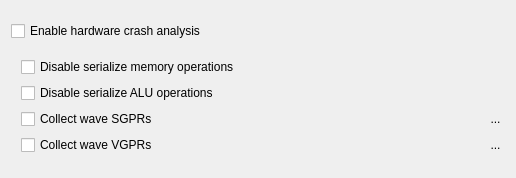
<?xml version="1.0" encoding="UTF-8"?>
<ui version="4.0">
 <class>CrashAnalysisEnhancedCrash</class>
 <widget class="QWidget" name="CrashAnalysisEnhancedCrash">
  <property name="geometry">
   <rect>
    <x>0</x>
    <y>0</y>
    <width>516</width>
    <height>178</height>
   </rect>
  </property>
  <property name="sizePolicy">
   <sizepolicy hsizetype="MinimumExpanding" vsizetype="Fixed">
    <horstretch>0</horstretch>
    <verstretch>0</verstretch>
   </sizepolicy>
  </property>
  <property name="windowTitle">
   <string>Form</string>
  </property>
  <layout class="QVBoxLayout" name="verticalLayout">
   <item>
    <layout class="QHBoxLayout" name="horizontalLayout_2" stretch="0,0">
     <item>
      <widget class="QCheckBox" name="enable_enhanced_crash">
       <property name="text">
        <string>Enable hardware crash analysis</string>
       </property>
      </widget>
     </item>
     <item>
      <widget class="QToolButton" name="enable_enhanced_crash_info_icon">
       <property name="enabled">
        <bool>true</bool>
       </property>
       <property name="sizePolicy">
        <sizepolicy hsizetype="Fixed" vsizetype="Fixed">
         <horstretch>0</horstretch>
         <verstretch>0</verstretch>
        </sizepolicy>
       </property>
       <property name="focusPolicy">
        <enum>Qt::FocusPolicy::NoFocus</enum>
       </property>
       <property name="toolTip">
        <string>&lt;html&gt;&lt;head/&gt;&lt;body&gt;&lt;p&gt;If checked, crash analysis will use more aggressive techniques that provide additional information about the crash and can improve analysis accuracy. This option may result in a more noticeable impact to performance.&lt;/p&gt;&lt;/body&gt;&lt;/html&gt;</string>
       </property>
       <property name="styleSheet">
        <string notr="true">QToolButton { border: none; }</string>
       </property>
       <property name="text">
        <string/>
       </property>
       <property name="icon">
        <iconset resource="../../../../frontend/resources.qrc">
         <normaloff>:/information-circle.svg</normaloff>:/information-circle.svg</iconset>
       </property>
      </widget>
     </item>
    </layout>
   </item>
   <item>
    <layout class="QVBoxLayout" name="verticalLayout_2">
     <property name="leftMargin">
      <number>10</number>
     </property>
     <item>
      <widget class="QCheckBox" name="disable_serialize_mem_ops">
       <property name="text">
        <string>Disable serialize memory operations</string>
       </property>
      </widget>
     </item>
     <item>
      <widget class="QCheckBox" name="disable_serialize_alu_ops">
       <property name="text">
        <string>Disable serialize ALU operations</string>
       </property>
      </widget>
     </item>
     <item>
      <layout class="QHBoxLayout" name="horizontalLayout_4">
       <property name="spacing">
        <number>6</number>
       </property>
       <item>
        <widget class="QCheckBox" name="collect_sgpr_checkbox">
         <property name="enabled">
          <bool>true</bool>
         </property>
         <property name="text">
          <string>Collect wave SGPRs</string>
         </property>
        </widget>
       </item>
       <item>
        <widget class="QToolButton" name="collection_sgpr_info">
         <property name="toolTip">
          <string>&lt;html&gt;&lt;head/&gt;&lt;body&gt;&lt;p&gt;If enabled, the SGPRs will be collected at the point of the GPU crash for all in-flight waves. This will significantly increase the size of the .rgd crash dump file.&lt;/p&gt;&lt;/body&gt;&lt;/html&gt;</string>
         </property>
         <property name="styleSheet">
          <string notr="true">QToolButton { border: none; }</string>
         </property>
         <property name="text">
          <string>...</string>
         </property>
         <property name="icon">
          <iconset resource="../../../../frontend/resources.qrc">
           <normaloff>:/information-circle.svg</normaloff>:/information-circle.svg</iconset>
         </property>
        </widget>
       </item>
      </layout>
     </item>
     <item>
      <layout class="QHBoxLayout" name="horizontalLayout_5">
       <property name="spacing">
        <number>6</number>
       </property>
       <item>
        <widget class="QCheckBox" name="collect_vgpr_checkbox">
         <property name="enabled">
          <bool>true</bool>
         </property>
         <property name="text">
          <string>Collect wave VGPRs</string>
         </property>
        </widget>
       </item>
       <item>
        <widget class="QToolButton" name="collection_vgpr_info">
         <property name="toolTip">
          <string>&lt;html&gt;&lt;head/&gt;&lt;body&gt;&lt;p&gt;If enabled, the VGPRs will be collected at the point of the GPU crash for all in-flight waves. This will significantly increase the size of the .rgd crash dump file.&lt;/p&gt;&lt;/body&gt;&lt;/html&gt;</string>
         </property>
         <property name="styleSheet">
          <string notr="true">QToolButton { border: none; }</string>
         </property>
         <property name="text">
          <string>...</string>
         </property>
         <property name="icon">
          <iconset resource="../../../../frontend/resources.qrc">
           <normaloff>:/information-circle.svg</normaloff>:/information-circle.svg</iconset>
         </property>
        </widget>
       </item>
      </layout>
     </item>
    </layout>
   </item>
  </layout>
 </widget>
 <resources>
  <include location="../../../../frontend/resources.qrc"/>
 </resources>
 <connections/>
</ui>
